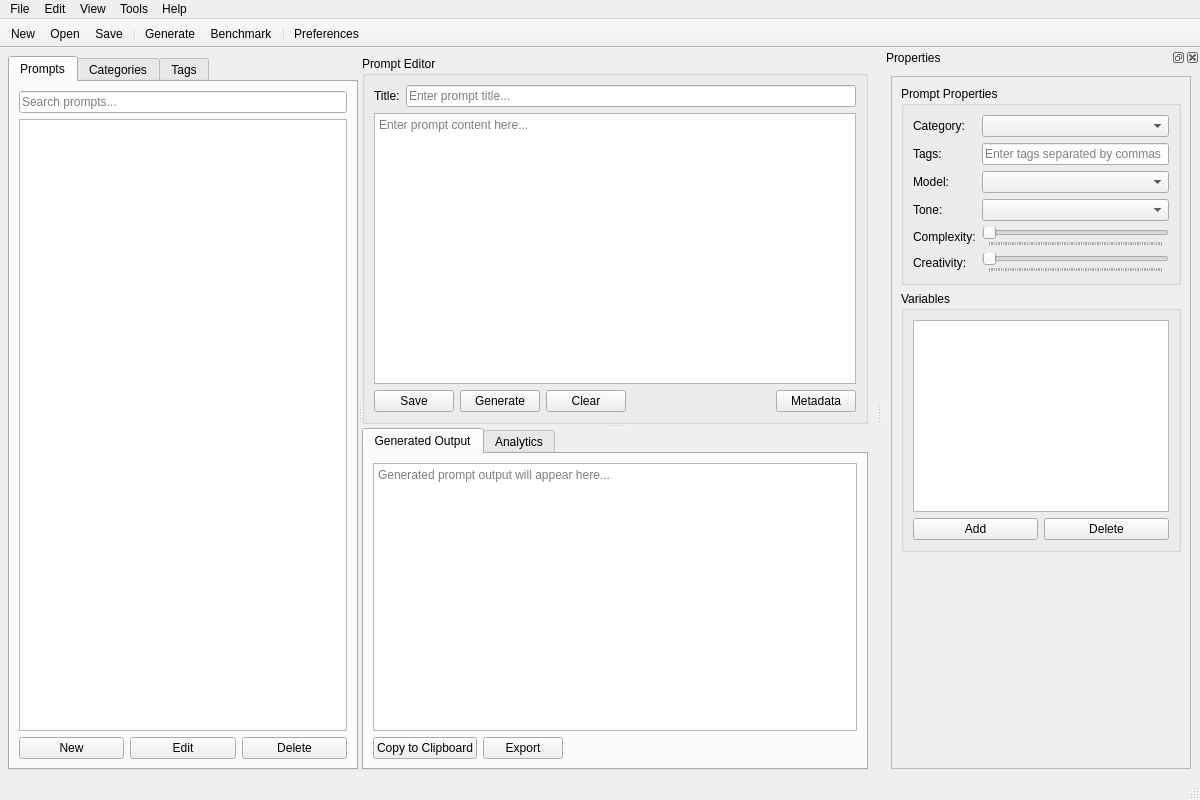
<?xml version="1.0" encoding="UTF-8"?>
<ui version="4.0">
 <class>MainWindow</class>
 <widget class="QMainWindow" name="MainWindow">
  <property name="geometry">
   <rect>
    <x>0</x>
    <y>0</y>
    <width>1200</width>
    <height>800</height>
   </rect>
  </property>
  <property name="minimumSize">
   <size>
    <width>900</width>
    <height>600</height>
   </size>
  </property>
  <property name="windowTitle">
   <string>Prometheus AI Prompt Generator</string>
  </property>
  <property name="windowIcon">
   <iconset>
    <normaloff>../resources/images/prometheus_icon.png</normaloff>../resources/images/prometheus_icon.png</iconset>
  </property>
  <widget class="QWidget" name="centralWidget">
   <layout class="QVBoxLayout" name="verticalLayout">
    <property name="spacing">
     <number>8</number>
    </property>
    <property name="leftMargin">
     <number>8</number>
    </property>
    <property name="topMargin">
     <number>8</number>
    </property>
    <property name="rightMargin">
     <number>8</number>
    </property>
    <property name="bottomMargin">
     <number>8</number>
    </property>
    <item>
     <widget class="QSplitter" name="mainSplitter">
      <property name="orientation">
       <enum>Qt::Horizontal</enum>
      </property>
      <property name="childrenCollapsible">
       <bool>false</bool>
      </property>
      <widget class="QWidget" name="leftPanelContainer" native="true">
       <property name="minimumSize">
        <size>
         <width>250</width>
         <height>0</height>
        </size>
       </property>
       <layout class="QVBoxLayout" name="leftPanelLayout">
        <property name="spacing">
         <number>8</number>
        </property>
        <property name="leftMargin">
         <number>0</number>
        </property>
        <property name="topMargin">
         <number>0</number>
        </property>
        <property name="rightMargin">
         <number>0</number>
        </property>
        <property name="bottomMargin">
         <number>0</number>
        </property>
        <item>
         <widget class="QTabWidget" name="navigationTabs">
          <property name="currentIndex">
           <number>0</number>
          </property>
          <widget class="QWidget" name="promptLibraryTab">
           <attribute name="title">
            <string>Prompts</string>
           </attribute>
           <layout class="QVBoxLayout" name="promptLibraryLayout">
            <item>
             <layout class="QHBoxLayout" name="searchLayout">
              <item>
               <widget class="QLineEdit" name="searchInput">
                <property name="placeholderText">
                 <string>Search prompts...</string>
                </property>
                <property name="clearButtonEnabled">
                 <bool>true</bool>
                </property>
               </widget>
              </item>
             </layout>
            </item>
            <item>
             <widget class="QTreeView" name="promptTreeView">
              <property name="editTriggers">
               <set>QAbstractItemView::NoEditTriggers</set>
              </property>
              <property name="alternatingRowColors">
               <bool>true</bool>
              </property>
              <property name="selectionMode">
               <enum>QAbstractItemView::ExtendedSelection</enum>
              </property>
              <property name="sortingEnabled">
               <bool>true</bool>
              </property>
              <attribute name="headerVisible">
               <bool>true</bool>
              </attribute>
             </widget>
            </item>
            <item>
             <layout class="QHBoxLayout" name="promptActionsLayout">
              <item>
               <widget class="QPushButton" name="addPromptButton">
                <property name="text">
                 <string>New</string>
                </property>
                <property name="icon">
                 <iconset>
                  <normaloff>../resources/images/add.png</normaloff>../resources/images/add.png</iconset>
                </property>
               </widget>
              </item>
              <item>
               <widget class="QPushButton" name="editPromptButton">
                <property name="text">
                 <string>Edit</string>
                </property>
                <property name="icon">
                 <iconset>
                  <normaloff>../resources/images/edit.png</normaloff>../resources/images/edit.png</iconset>
                </property>
               </widget>
              </item>
              <item>
               <widget class="QPushButton" name="deletePromptButton">
                <property name="text">
                 <string>Delete</string>
                </property>
                <property name="icon">
                 <iconset>
                  <normaloff>../resources/images/delete.png</normaloff>../resources/images/delete.png</iconset>
                </property>
               </widget>
              </item>
             </layout>
            </item>
           </layout>
          </widget>
          <widget class="QWidget" name="categoriesTab">
           <attribute name="title">
            <string>Categories</string>
           </attribute>
           <layout class="QVBoxLayout" name="categoriesLayout">
            <item>
             <widget class="QTreeView" name="categoryTreeView">
              <property name="editTriggers">
               <set>QAbstractItemView::NoEditTriggers</set>
              </property>
             </widget>
            </item>
            <item>
             <layout class="QHBoxLayout" name="categoryButtonsLayout">
              <item>
               <widget class="QPushButton" name="addCategoryButton">
                <property name="text">
                 <string>Add</string>
                </property>
               </widget>
              </item>
              <item>
               <widget class="QPushButton" name="editCategoryButton">
                <property name="text">
                 <string>Edit</string>
                </property>
               </widget>
              </item>
              <item>
               <widget class="QPushButton" name="deleteCategoryButton">
                <property name="text">
                 <string>Delete</string>
                </property>
               </widget>
              </item>
             </layout>
            </item>
           </layout>
          </widget>
          <widget class="QWidget" name="tagsTab">
           <attribute name="title">
            <string>Tags</string>
           </attribute>
           <layout class="QVBoxLayout" name="tagsLayout">
            <item>
             <widget class="QListView" name="tagListView"/>
            </item>
            <item>
             <layout class="QHBoxLayout" name="tagButtonsLayout">
              <item>
               <widget class="QPushButton" name="addTagButton">
                <property name="text">
                 <string>Add</string>
                </property>
               </widget>
              </item>
              <item>
               <widget class="QPushButton" name="editTagButton">
                <property name="text">
                 <string>Edit</string>
                </property>
               </widget>
              </item>
              <item>
               <widget class="QPushButton" name="deleteTagButton">
                <property name="text">
                 <string>Delete</string>
                </property>
               </widget>
              </item>
             </layout>
            </item>
           </layout>
          </widget>
         </widget>
        </item>
       </layout>
      </widget>
      <widget class="QSplitter" name="contentSplitter">
       <property name="orientation">
        <enum>Qt::Vertical</enum>
       </property>
       <property name="childrenCollapsible">
        <bool>false</bool>
       </property>
       <widget class="QWidget" name="editorContainer" native="true">
        <property name="minimumSize">
         <size>
          <width>0</width>
          <height>200</height>
         </size>
        </property>
        <layout class="QVBoxLayout" name="editorLayout">
         <property name="spacing">
          <number>8</number>
         </property>
         <property name="leftMargin">
          <number>0</number>
         </property>
         <property name="topMargin">
          <number>0</number>
         </property>
         <property name="rightMargin">
          <number>0</number>
         </property>
         <property name="bottomMargin">
          <number>0</number>
         </property>
         <item>
          <widget class="QGroupBox" name="promptEditorGroup">
           <property name="title">
            <string>Prompt Editor</string>
           </property>
           <layout class="QVBoxLayout" name="promptEditorLayout">
            <item>
             <layout class="QHBoxLayout" name="promptTitleLayout">
              <item>
               <widget class="QLabel" name="titleLabel">
                <property name="text">
                 <string>Title:</string>
                </property>
               </widget>
              </item>
              <item>
               <widget class="QLineEdit" name="titleInput">
                <property name="placeholderText">
                 <string>Enter prompt title...</string>
                </property>
               </widget>
              </item>
             </layout>
            </item>
            <item>
             <widget class="QTextEdit" name="promptContentEdit">
              <property name="placeholderText">
               <string>Enter prompt content here...</string>
              </property>
             </widget>
            </item>
            <item>
             <layout class="QHBoxLayout" name="promptControlsLayout">
              <item>
               <widget class="QPushButton" name="savePromptButton">
                <property name="text">
                 <string>Save</string>
                </property>
                <property name="icon">
                 <iconset>
                  <normaloff>../resources/images/save.png</normaloff>../resources/images/save.png</iconset>
                </property>
               </widget>
              </item>
              <item>
               <widget class="QPushButton" name="generateButton">
                <property name="text">
                 <string>Generate</string>
                </property>
                <property name="icon">
                 <iconset>
                  <normaloff>../resources/images/generate.png</normaloff>../resources/images/generate.png</iconset>
                </property>
               </widget>
              </item>
              <item>
               <widget class="QPushButton" name="clearButton">
                <property name="text">
                 <string>Clear</string>
                </property>
                <property name="icon">
                 <iconset>
                  <normaloff>../resources/images/clear.png</normaloff>../resources/images/clear.png</iconset>
                </property>
               </widget>
              </item>
              <item>
               <spacer name="horizontalSpacer">
                <property name="orientation">
                 <enum>Qt::Horizontal</enum>
                </property>
                <property name="sizeHint" stdset="0">
                 <size>
                  <width>40</width>
                  <height>20</height>
                 </size>
                </property>
               </spacer>
              </item>
              <item>
               <widget class="QPushButton" name="metadataButton">
                <property name="text">
                 <string>Metadata</string>
                </property>
                <property name="icon">
                 <iconset>
                  <normaloff>../resources/images/metadata.png</normaloff>../resources/images/metadata.png</iconset>
                </property>
               </widget>
              </item>
             </layout>
            </item>
           </layout>
          </widget>
         </item>
        </layout>
       </widget>
       <widget class="QTabWidget" name="outputTabs">
        <property name="minimumSize">
         <size>
          <width>0</width>
          <height>150</height>
         </size>
        </property>
        <property name="currentIndex">
         <number>0</number>
        </property>
        <widget class="QWidget" name="generatedOutputTab">
         <attribute name="title">
          <string>Generated Output</string>
         </attribute>
         <layout class="QVBoxLayout" name="generatedOutputLayout">
          <item>
           <widget class="QTextEdit" name="generatedOutputEdit">
            <property name="readOnly">
             <bool>true</bool>
            </property>
            <property name="placeholderText">
             <string>Generated prompt output will appear here...</string>
            </property>
           </widget>
          </item>
          <item>
           <layout class="QHBoxLayout" name="outputControlsLayout">
            <item>
             <widget class="QPushButton" name="copyOutputButton">
              <property name="text">
               <string>Copy to Clipboard</string>
              </property>
              <property name="icon">
               <iconset>
                <normaloff>../resources/images/copy.png</normaloff>../resources/images/copy.png</iconset>
              </property>
             </widget>
            </item>
            <item>
             <widget class="QPushButton" name="exportOutputButton">
              <property name="text">
               <string>Export</string>
              </property>
              <property name="icon">
               <iconset>
                <normaloff>../resources/images/export.png</normaloff>../resources/images/export.png</iconset>
              </property>
             </widget>
            </item>
            <item>
             <spacer name="horizontalSpacer_2">
              <property name="orientation">
               <enum>Qt::Horizontal</enum>
              </property>
              <property name="sizeHint" stdset="0">
               <size>
                <width>40</width>
                <height>20</height>
               </size>
              </property>
             </spacer>
            </item>
           </layout>
          </item>
         </layout>
        </widget>
        <widget class="QWidget" name="analyticsTab">
         <attribute name="title">
          <string>Analytics</string>
         </attribute>
         <layout class="QVBoxLayout" name="analyticsLayout">
          <item>
           <widget class="QLabel" name="analyticsPlaceholder">
            <property name="text">
             <string>Analytics dashboard will be implemented here.</string>
            </property>
            <property name="alignment">
             <set>Qt::AlignCenter</set>
            </property>
           </widget>
          </item>
         </layout>
        </widget>
       </widget>
      </widget>
     </widget>
    </item>
   </layout>
  </widget>
  <widget class="QMenuBar" name="menuBar">
   <property name="geometry">
    <rect>
     <x>0</x>
     <y>0</y>
     <width>1200</width>
     <height>22</height>
    </rect>
   </property>
   <widget class="QMenu" name="menuFile">
    <property name="title">
     <string>File</string>
    </property>
    <addaction name="actionNew"/>
    <addaction name="actionOpen"/>
    <addaction name="actionSave"/>
    <addaction name="actionSaveAs"/>
    <addaction name="separator"/>
    <addaction name="actionImport"/>
    <addaction name="actionExport"/>
    <addaction name="separator"/>
    <addaction name="actionExit"/>
   </widget>
   <widget class="QMenu" name="menuEdit">
    <property name="title">
     <string>Edit</string>
    </property>
    <addaction name="actionUndo"/>
    <addaction name="actionRedo"/>
    <addaction name="separator"/>
    <addaction name="actionCut"/>
    <addaction name="actionCopy"/>
    <addaction name="actionPaste"/>
    <addaction name="separator"/>
    <addaction name="actionFind"/>
    <addaction name="actionReplace"/>
    <addaction name="separator"/>
    <addaction name="actionPreferences"/>
   </widget>
   <widget class="QMenu" name="menuView">
    <property name="title">
     <string>View</string>
    </property>
    <widget class="QMenu" name="menuTheme">
     <property name="title">
      <string>Theme</string>
     </property>
     <addaction name="actionLightTheme"/>
     <addaction name="actionDarkTheme"/>
     <addaction name="actionSystemTheme"/>
    </widget>
    <addaction name="actionShowToolbar"/>
    <addaction name="actionShowStatusBar"/>
    <addaction name="separator"/>
    <addaction name="actionFullScreen"/>
    <addaction name="separator"/>
    <addaction name="menuTheme"/>
    <addaction name="actionFontSettings"/>
   </widget>
   <widget class="QMenu" name="menuTools">
    <property name="title">
     <string>Tools</string>
    </property>
    <addaction name="actionBenchmark"/>
    <addaction name="actionAnalytics"/>
    <addaction name="separator"/>
    <addaction name="actionBatchProcess"/>
   </widget>
   <widget class="QMenu" name="menuHelp">
    <property name="title">
     <string>Help</string>
    </property>
    <addaction name="actionDocumentation"/>
    <addaction name="actionTutorial"/>
    <addaction name="separator"/>
    <addaction name="actionAbout"/>
   </widget>
   <addaction name="menuFile"/>
   <addaction name="menuEdit"/>
   <addaction name="menuView"/>
   <addaction name="menuTools"/>
   <addaction name="menuHelp"/>
  </widget>
  <widget class="QToolBar" name="mainToolBar">
   <property name="windowTitle">
    <string>Main Toolbar</string>
   </property>
   <property name="movable">
    <bool>false</bool>
   </property>
   <property name="allowedAreas">
    <set>Qt::TopToolBarArea</set>
   </property>
   <property name="iconSize">
    <size>
     <width>24</width>
     <height>24</height>
    </size>
   </property>
   <property name="toolButtonStyle">
    <enum>Qt::ToolButtonTextUnderIcon</enum>
   </property>
   <attribute name="toolBarArea">
    <enum>TopToolBarArea</enum>
   </attribute>
   <attribute name="toolBarBreak">
    <bool>false</bool>
   </attribute>
   <addaction name="actionNew"/>
   <addaction name="actionOpen"/>
   <addaction name="actionSave"/>
   <addaction name="separator"/>
   <addaction name="actionGeneratePrompt"/>
   <addaction name="actionBenchmark"/>
   <addaction name="separator"/>
   <addaction name="actionPreferences"/>
  </widget>
  <widget class="QStatusBar" name="statusBar"/>
  <widget class="QDockWidget" name="propertiesDock">
   <property name="windowTitle">
    <string>Properties</string>
   </property>
   <attribute name="dockWidgetArea">
    <number>2</number>
   </attribute>
   <widget class="QWidget" name="propertiesContainer">
    <layout class="QVBoxLayout" name="propertiesLayout">
     <item>
      <widget class="QScrollArea" name="propertiesScrollArea">
       <property name="widgetResizable">
        <bool>true</bool>
       </property>
       <widget class="QWidget" name="scrollAreaWidgetContents">
        <property name="geometry">
         <rect>
          <x>0</x>
          <y>0</y>
          <width>356</width>
          <height>704</height>
         </rect>
        </property>
        <layout class="QVBoxLayout" name="verticalLayout_2">
         <item>
          <widget class="QGroupBox" name="promptPropertiesGroup">
           <property name="title">
            <string>Prompt Properties</string>
           </property>
           <layout class="QFormLayout" name="promptPropertiesForm">
            <item row="0" column="0">
             <widget class="QLabel" name="categoryLabel">
              <property name="text">
               <string>Category:</string>
              </property>
             </widget>
            </item>
            <item row="0" column="1">
             <widget class="QComboBox" name="categoryCombo"/>
            </item>
            <item row="1" column="0">
             <widget class="QLabel" name="tagsLabel">
              <property name="text">
               <string>Tags:</string>
              </property>
             </widget>
            </item>
            <item row="1" column="1">
             <widget class="QLineEdit" name="tagsInput">
              <property name="placeholderText">
               <string>Enter tags separated by commas</string>
              </property>
             </widget>
            </item>
            <item row="2" column="0">
             <widget class="QLabel" name="modelLabel">
              <property name="text">
               <string>Model:</string>
              </property>
             </widget>
            </item>
            <item row="2" column="1">
             <widget class="QComboBox" name="modelCombo"/>
            </item>
            <item row="3" column="0">
             <widget class="QLabel" name="toneLabel">
              <property name="text">
               <string>Tone:</string>
              </property>
             </widget>
            </item>
            <item row="3" column="1">
             <widget class="QComboBox" name="toneCombo"/>
            </item>
            <item row="4" column="0">
             <widget class="QLabel" name="complexityLabel">
              <property name="text">
               <string>Complexity:</string>
              </property>
             </widget>
            </item>
            <item row="4" column="1">
             <widget class="QSlider" name="complexitySlider">
              <property name="orientation">
               <enum>Qt::Horizontal</enum>
              </property>
              <property name="tickPosition">
               <enum>QSlider::TicksBelow</enum>
              </property>
              <property name="tickInterval">
               <number>1</number>
              </property>
             </widget>
            </item>
            <item row="5" column="0">
             <widget class="QLabel" name="creativityLabel">
              <property name="text">
               <string>Creativity:</string>
              </property>
             </widget>
            </item>
            <item row="5" column="1">
             <widget class="QSlider" name="creativitySlider">
              <property name="orientation">
               <enum>Qt::Horizontal</enum>
              </property>
              <property name="tickPosition">
               <enum>QSlider::TicksBelow</enum>
              </property>
              <property name="tickInterval">
               <number>1</number>
              </property>
             </widget>
            </item>
           </layout>
          </widget>
         </item>
         <item>
          <widget class="QGroupBox" name="variablesGroup">
           <property name="title">
            <string>Variables</string>
           </property>
           <layout class="QVBoxLayout" name="variablesLayout">
            <item>
             <widget class="QTableView" name="variablesTable"/>
            </item>
            <item>
             <layout class="QHBoxLayout" name="variableButtonsLayout">
              <item>
               <widget class="QPushButton" name="addVariableButton">
                <property name="text">
                 <string>Add</string>
                </property>
               </widget>
              </item>
              <item>
               <widget class="QPushButton" name="deleteVariableButton">
                <property name="text">
                 <string>Delete</string>
                </property>
               </widget>
              </item>
             </layout>
            </item>
           </layout>
          </widget>
         </item>
         <item>
          <spacer name="verticalSpacer">
           <property name="orientation">
            <enum>Qt::Vertical</enum>
           </property>
           <property name="sizeHint" stdset="0">
            <size>
             <width>20</width>
             <height>40</height>
            </size>
           </property>
          </spacer>
         </item>
        </layout>
       </widget>
      </widget>
     </item>
    </layout>
   </widget>
  </widget>
  <action name="actionNew">
   <property name="icon">
    <iconset>
     <normaloff>../resources/images/new.png</normaloff>../resources/images/new.png</iconset>
   </property>
   <property name="text">
    <string>New</string>
   </property>
   <property name="shortcut">
    <string>Ctrl+N</string>
   </property>
  </action>
  <action name="actionOpen">
   <property name="icon">
    <iconset>
     <normaloff>../resources/images/open.png</normaloff>../resources/images/open.png</iconset>
   </property>
   <property name="text">
    <string>Open</string>
   </property>
   <property name="shortcut">
    <string>Ctrl+O</string>
   </property>
  </action>
  <action name="actionSave">
   <property name="icon">
    <iconset>
     <normaloff>../resources/images/save.png</normaloff>../resources/images/save.png</iconset>
   </property>
   <property name="text">
    <string>Save</string>
   </property>
   <property name="shortcut">
    <string>Ctrl+S</string>
   </property>
  </action>
  <action name="actionSaveAs">
   <property name="text">
    <string>Save As...</string>
   </property>
   <property name="shortcut">
    <string>Ctrl+Shift+S</string>
   </property>
  </action>
  <action name="actionImport">
   <property name="icon">
    <iconset>
     <normaloff>../resources/images/import.png</normaloff>../resources/images/import.png</iconset>
   </property>
   <property name="text">
    <string>Import...</string>
   </property>
  </action>
  <action name="actionExport">
   <property name="icon">
    <iconset>
     <normaloff>../resources/images/export.png</normaloff>../resources/images/export.png</iconset>
   </property>
   <property name="text">
    <string>Export...</string>
   </property>
  </action>
  <action name="actionExit">
   <property name="text">
    <string>Exit</string>
   </property>
   <property name="shortcut">
    <string>Alt+F4</string>
   </property>
  </action>
  <action name="actionUndo">
   <property name="text">
    <string>Undo</string>
   </property>
   <property name="shortcut">
    <string>Ctrl+Z</string>
   </property>
  </action>
  <action name="actionRedo">
   <property name="text">
    <string>Redo</string>
   </property>
   <property name="shortcut">
    <string>Ctrl+Y</string>
   </property>
  </action>
  <action name="actionCut">
   <property name="text">
    <string>Cut</string>
   </property>
   <property name="shortcut">
    <string>Ctrl+X</string>
   </property>
  </action>
  <action name="actionCopy">
   <property name="text">
    <string>Copy</string>
   </property>
   <property name="shortcut">
    <string>Ctrl+C</string>
   </property>
  </action>
  <action name="actionPaste">
   <property name="text">
    <string>Paste</string>
   </property>
   <property name="shortcut">
    <string>Ctrl+V</string>
   </property>
  </action>
  <action name="actionFind">
   <property name="text">
    <string>Find</string>
   </property>
   <property name="shortcut">
    <string>Ctrl+F</string>
   </property>
  </action>
  <action name="actionReplace">
   <property name="text">
    <string>Replace</string>
   </property>
   <property name="shortcut">
    <string>Ctrl+H</string>
   </property>
  </action>
  <action name="actionPreferences">
   <property name="icon">
    <iconset>
     <normaloff>../resources/images/settings.png</normaloff>../resources/images/settings.png</iconset>
   </property>
   <property name="text">
    <string>Preferences</string>
   </property>
  </action>
  <action name="actionLightTheme">
   <property name="checkable">
    <bool>true</bool>
   </property>
   <property name="text">
    <string>Light</string>
   </property>
  </action>
  <action name="actionDarkTheme">
   <property name="checkable">
    <bool>true</bool>
   </property>
   <property name="text">
    <string>Dark</string>
   </property>
  </action>
  <action name="actionSystemTheme">
   <property name="checkable">
    <bool>true</bool>
   </property>
   <property name="text">
    <string>System</string>
   </property>
  </action>
  <action name="actionShowToolbar">
   <property name="checkable">
    <bool>true</bool>
   </property>
   <property name="checked">
    <bool>true</bool>
   </property>
   <property name="text">
    <string>Show Toolbar</string>
   </property>
  </action>
  <action name="actionShowStatusBar">
   <property name="checkable">
    <bool>true</bool>
   </property>
   <property name="checked">
    <bool>true</bool>
   </property>
   <property name="text">
    <string>Show Status Bar</string>
   </property>
  </action>
  <action name="actionFullScreen">
   <property name="checkable">
    <bool>true</bool>
   </property>
   <property name="text">
    <string>Full Screen</string>
   </property>
   <property name="shortcut">
    <string>F11</string>
   </property>
  </action>
  <action name="actionFontSettings">
   <property name="text">
    <string>Font Settings</string>
   </property>
  </action>
  <action name="actionBenchmark">
   <property name="icon">
    <iconset>
     <normaloff>../resources/images/benchmark.png</normaloff>../resources/images/benchmark.png</iconset>
   </property>
   <property name="text">
    <string>Benchmark</string>
   </property>
  </action>
  <action name="actionAnalytics">
   <property name="icon">
    <iconset>
     <normaloff>../resources/images/analytics.png</normaloff>../resources/images/analytics.png</iconset>
   </property>
   <property name="text">
    <string>Analytics</string>
   </property>
  </action>
  <action name="actionBatchProcess">
   <property name="text">
    <string>Batch Process</string>
   </property>
  </action>
  <action name="actionDocumentation">
   <property name="text">
    <string>Documentation</string>
   </property>
   <property name="shortcut">
    <string>F1</string>
   </property>
  </action>
  <action name="actionTutorial">
   <property name="text">
    <string>Tutorial</string>
   </property>
  </action>
  <action name="actionAbout">
   <property name="text">
    <string>About</string>
   </property>
  </action>
  <action name="actionGeneratePrompt">
   <property name="icon">
    <iconset>
     <normaloff>../resources/images/generate.png</normaloff>../resources/images/generate.png</iconset>
   </property>
   <property name="text">
    <string>Generate</string>
   </property>
   <property name="shortcut">
    <string>F5</string>
   </property>
  </action>
 </widget>
 <resources/>
 <connections/>
</ui> 
